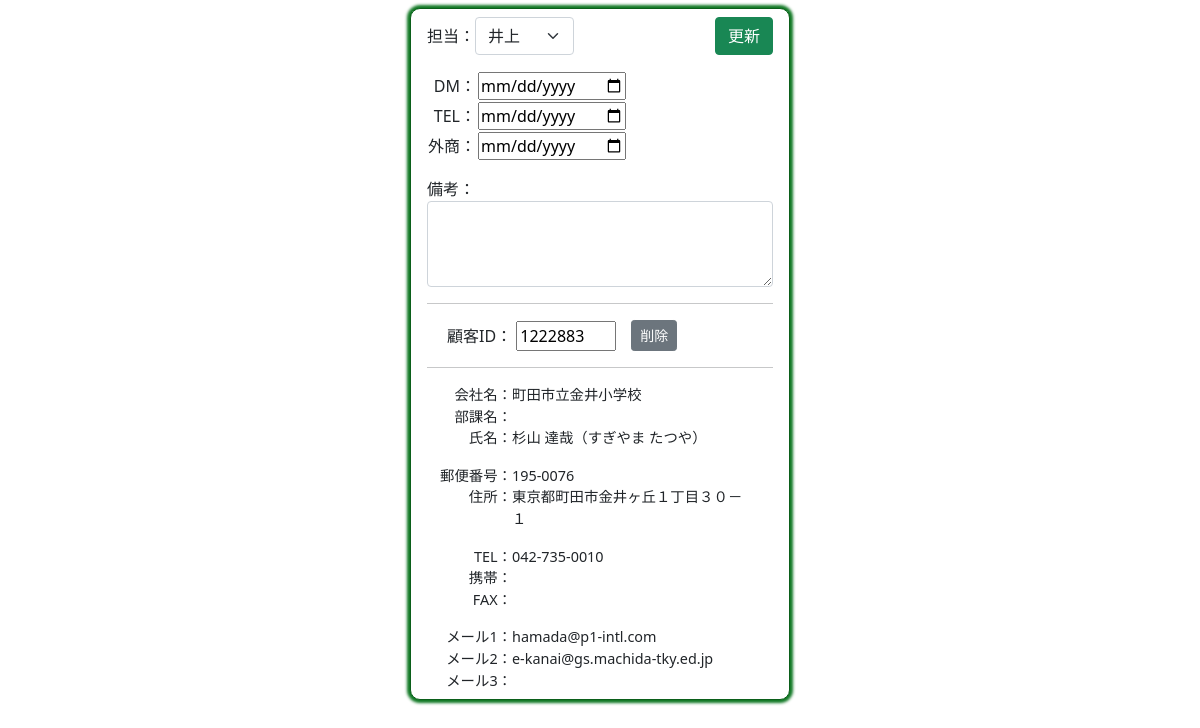
The app's page /right/36/ with its own data.
### houjin/models.py (models this page shows, shortened)
class Customer(models.Model):
    cus_id=models.CharField("顧客ID",max_length=10,null=True,blank=True)
    sei=models.CharField("姓",max_length=10,null=True,blank=True)
    mei=models.CharField("名",max_length=10,null=True,blank=True)
    sei_kana=models.CharField("姓かな",max_length=10,null=True,blank=True)
    mei_kana=models.CharField("名かな",max_length=10,null=True,blank=True)
    mail1=models.EmailField("メール1",null=True,blank=True)
    mail2=models.EmailField("メール2",null=True,blank=True)
    mail3=models.EmailField("メール3",null=True,blank=True)
    yubin=models.CharField("郵便番号",max_length=10,null=True,blank=True)
    adress=models.CharField("住所",max_length=100,null=True,blank=True)
    pref=models.CharField("都道府県",max_length=10,null=True,blank=True)
    city=models.CharField("市区町村",max_length=50,null=True,blank=True)
    banchi=models.CharField("番地",max_length=50,null=True,blank=True)
    build=models.CharField("建物",max_length=50,null=True,blank=True)
    com=models.CharField("会社",max_length=50,null=True,blank=True)
    busho=models.CharField("部署",max_length=50,null=True,blank=True)
    tel=models.CharField("電話",max_length=20,null=True,blank=True)
    mob=models.CharField("携帯",max_length=20,null=True,blank=True)
    fax=models.CharField("FAX",max_length=20,null=True,blank=True)
    toroku=models.CharField("登録日",max_length=10,null=True,blank=True)
    kensu=models.IntegerField("件数",null=True,blank=True)
    money=models.IntegerField("金額",null=True,blank=True)
    tantou=models.CharField ("担当",max_length=10, null=True,blank=True)
    dm_day=models.CharField("DM",max_length=10,null=True,blank=True)
    tel_day=models.CharField("TEL",max_length=10,null=True,blank=True)
    gaisho_day=models.CharField("外商",max_length=10,null=True,blank=True)
    bikou=models.TextField("備考",null=True,blank=True)

### houjin/views.py (the view)
# urls.py: path('right/<int:pk>/', right1, name="right1"),
def right1(request,pk):
    if request.method=="POST":
        ins=Customer.objects.get(pk=pk)
        form=Right_form(request.POST,instance=ins)
        form.save()
        return redirect("houjin:left")
    else:
        ins=Customer.objects.get(pk=pk)
        cus=Customer.objects.filter(pk=pk)
        form=Right_form(instance=ins)
        return render(request,"houjin/right.html",{"form":form,"cus":cus})

### houjin/forms.py
class Right_form(forms.ModelForm):
    tantou=forms.ChoiceField(
        choices=[("",""),("井上","井上"),("古川","古川"),("眞下","眞下"),("夏八木","夏八木"),("藤井","藤井"),("武井","武井"),("粂川","粂川")],
        label="担当者",
        widget=forms.Select(attrs={"class":"form-select"}),
        required=False
    )
    dm_day=forms.CharField(label="DM", widget=forms.DateInput(attrs={"type": "date"}),required=False)
    tel_day=forms.CharField(label="TEL", widget=forms.DateInput(attrs={"type": "date"}),required=False)
    gaisho_day=forms.CharField(label="外商", widget=forms.DateInput(attrs={"type": "date"}),required=False)
    bikou=forms.CharField(label="備考",widget=forms.Textarea(attrs={"class":"form-control","rows":"3"}),required=False)
    class Meta:
        model=Customer
        fields=["tantou","dm_day","tel_day","gaisho_day","bikou"]

### houjin/templates/houjin/right.html (shortened to what this page needs)
<!DOCTYPE html>
<html lang="ja">
<head>
    <link href="https://cdn.jsdelivr.net/npm/bootstrap@5.0.2/dist/css/bootstrap.min.css" rel="stylesheet">
</head>
<body>
    <div class="main mb-4">
        <div>
            <form action="" method="post" target="ifr1">{% csrf_token %}
                <div class="class1">
                    <div class="class1" style="width: 50%;" align="left">
                        <div>担当：</div>
                        <div>{{form.tantou}}</div>
                    </div>
                    <div style="width: 50%;" align="right" >
                        <button type="submit" class="btn btn-success">更新</button>
                    </div>
                </div>
                <div class="mt-3">
                    <table>
                        <tr>
                            <td style="text-align: right;">DM：</td>
                            <td>{{form.dm_day}}</td>
                        </tr>
                        <tr>
                            <td style="text-align: right;">TEL：</td>
                            <td>{{form.tel_day}}</td>
                        </tr>
                        <tr>
                            <td>外商：</td>
                            <td>{{form.gaisho_day}}</td>
                        </tr>
                    </table>
                </div>
                <div class="mt-3" >
                    <div>備考：</div>
                    <div>{{form.bikou}}</div>
                </div>
            </form>
        </div>
        <hr>
        {% for i in cus %}
        <form action="{% url 'houjin:delete' %}" method="post" target="_top">{% csrf_token %}
            <div class="class1 mt-3">
                <div style="margin-left: 20px;">
                    <label for="cus_id">顧客ID：</label>
                    <input type="text" name="cus_id" id="cus_id" value="{{i.cus_id}}" style="width: 100px;" readonly>
                </div>
                <div style="margin-left: 15px;">
                    <button type="submit" class="btn btn-secondary btn-sm" onclick="return confirm('本当に削除しますか？')">削除</button>
                </div>
            </div>
        </form>
        <hr>
        <div style="font-size: 0.9em;">
            <div class="data">
                <div class="name">会社名：</div>
                {% if i.com %}
                    <div class="data-code">{{i.com}}</div>
                {% endif %}
            </div>
            <div class="data">
                <div class="name">部課名：</div>
                {% if i.com %}
                <div class="data-code">{{i.busho}}</div>
                {% endif %}
            </div>
            <div class="data">
                <div class="name">氏名：</div>
                {% if i.com %}
                <div class="data-code">{{i.sei}} {{i.mei}}（{{i.sei_kana}} {{i.mei_kana}}）</div>
                {% endif %}
            </div>
            <div class="data mt-3">
                <div class="name">郵便番号：</div>
                {% if i.com %}
                    <div class="data-code">{{i.yubin}}</div>
                {% endif %}
            </div>
            <div class="data">
                <div class="name">住所：</div>
                {% if i.com %}
                    <div class="data-code">{{i.pref}}{{i.city}}{{i.banchi}}{{i.build}}</div>
                {% endif %}
            </div>
            <div class="data mt-3">
                <div class="name">TEL：</div>
                {% if i.com %}
                    <div class="data-code">{{i.tel}}</div>
                {% endif %}
            </div>
            <div class="data">
                <div class="name">携帯：</div>
                {% if i.com %}
                    <div class="data-code">{{i.mob}}</div>
                {% endif %}
            </div>
            <div class="data">
                <div class="name">FAX：</div>
                {% if i.com %}
                    <div class="data-code">{{i.fax}}</div>
                {% endif %}
            </div>
            <div class="data mt-3">
                <div class="name">メール1：</div>
                {% if i.com %}
                    <div class="data-code">{{i.mail1}}</div>
                {% endif %}
            </div>
            <div class="data">
                <div class="name">メール2：</div>
                {% if i.com %}
                    <div class="data-code">{{i.mail2}}</div>
                {% endif %}
            </div>
            <div class="data">
                <div class="name">メール3：</div>
                {% if i.com %}
                    <div class="data-code">{{i.mail3}}</div>
                {% endif %}
            </div>
            {% endfor %}
        </div>
    </div>
</body>
</html>

### houjin/templates/houjin/right.html (style rules this page uses)
.class1 { display: flex; flex-direction: row; align-items: center; }
.main { padding: 0.5em 1em; margin: 0 auto; margin-top: 0.5em; background: #FFF; border: solid 1px #0b5f1a; border-radius: 10px; box-shadow: 0 1px 1px rgba(0, 0, 0, 0.22); width: 380px; box-shadow: 0 0 3px 3px #0e7722; }
.data { display: flex; flex-wrap: wrap; }
.name { width: 85px; text-align: right; }
.data-code { width: calc(340px - 100px); }

### records on screen
Customer: tantou "井上", cus_id "1222883", com "町田市立金井小学校", sei "杉山", mei "達哉", sei_kana "すぎやま", mei_kana "たつや", yubin "195-0076", pref "東京都", city "町田市", banchi "金井ヶ丘１丁目３０－１", tel "042-735-0010", mail1 "hamada@p1-intl.com", mail2 "e-kanai@gs.machida-tky.ed.jp"
